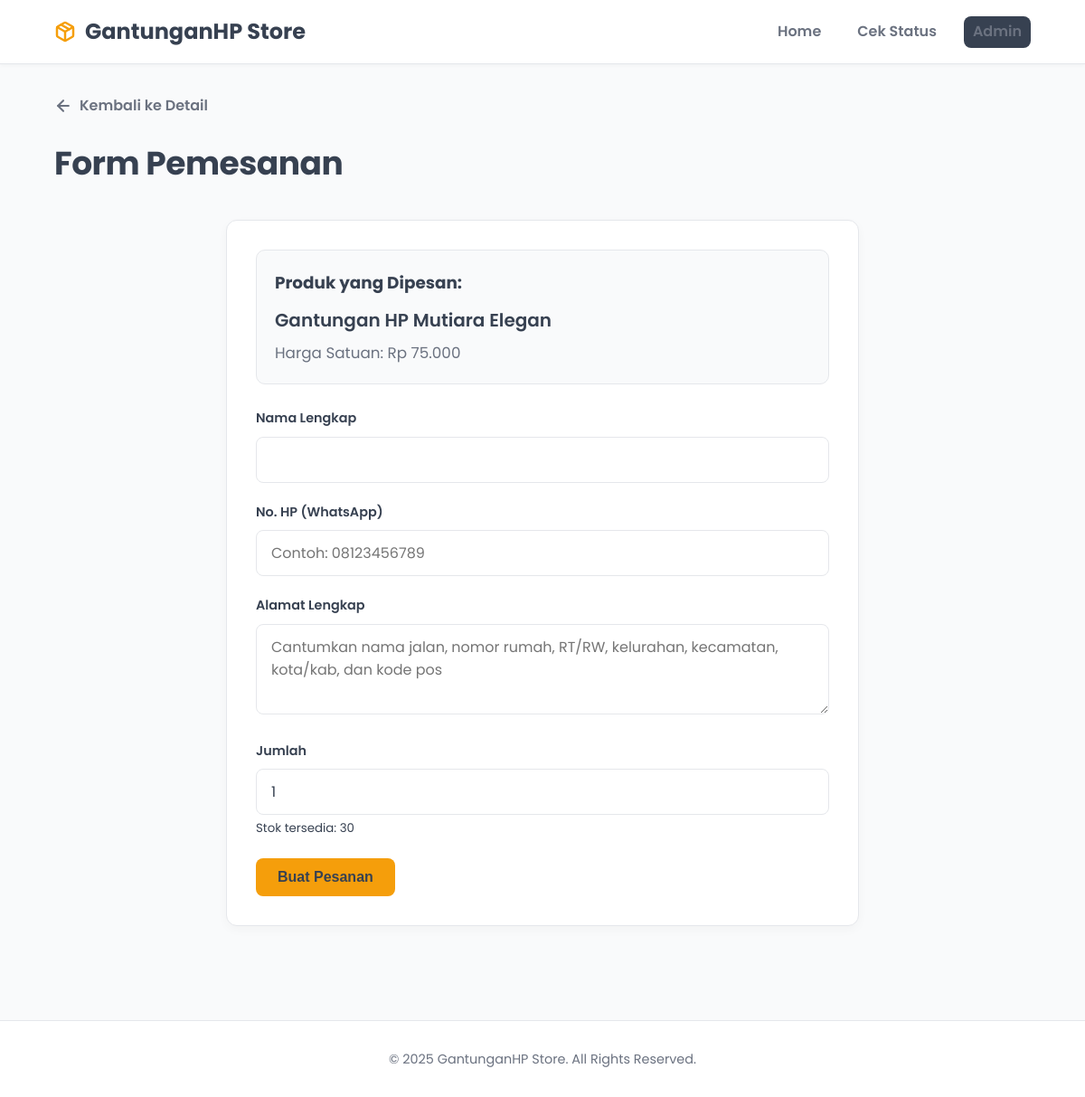
The page /checkout.php?id=4 on the database as committed earlier.
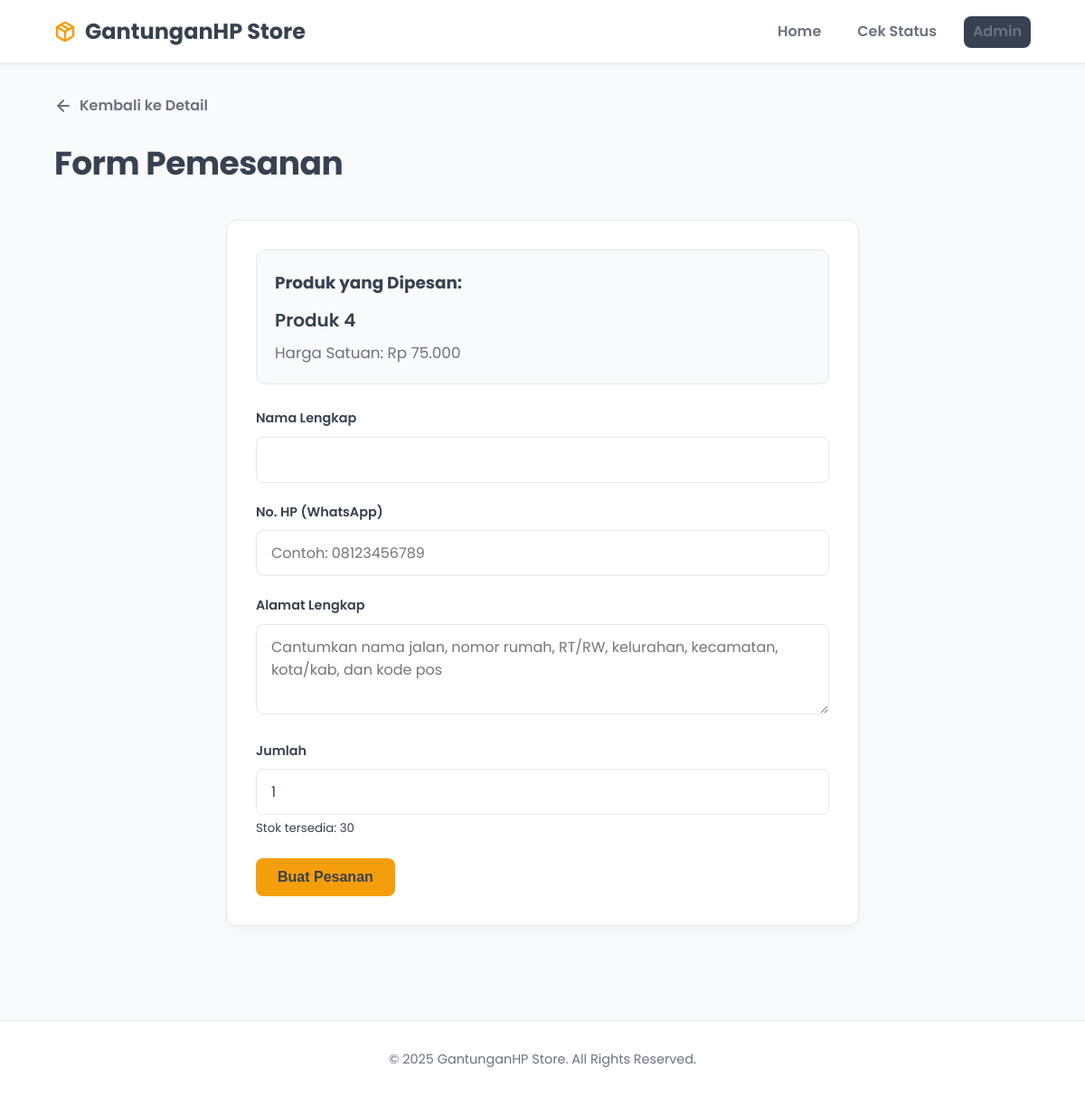
The same page on the database as committed later.
### tables this page shows
CREATE TABLE `produk` (
  `id` int(11) NOT NULL AUTO_INCREMENT,
  `nama_produk` varchar(255) NOT NULL,
  `harga` int(11) NOT NULL,
  `stok` int(11) NOT NULL,
  `deskripsi` text NOT NULL,
  `gambar` varchar(255) NOT NULL,
  PRIMARY KEY (`id`)
);

### checkout.php (the view, shortened to what this page needs)
<?php
require 'config/database.php';
$id = isset($_GET['id']) ? (int)$_GET['id'] : 0;
$produk = null;
$order_success = false;
if ($id > 0) {
    $sql = "SELECT * FROM produk WHERE id = ?";
    if ($stmt = mysqli_prepare($koneksi, $sql)) {
        mysqli_stmt_bind_param($stmt, "i", $id);
        mysqli_stmt_execute($stmt);
        $result = mysqli_stmt_get_result($stmt);
        $produk = mysqli_fetch_assoc($result);
    }
}
include 'includes/header.php';
?>
<?php if (!$order_success): ?>
    <a href="product-detail.php?id=<?php echo $produk['id']; ?>" class="back-button">
        <i data-feather="arrow-left"></i> Kembali ke Detail
    </a>
    <h1 class="page-title">Form Pemesanan</h1>
    <div class="form-container">
        <div style="margin-bottom: 25px; padding: 20px; background: var(--bg-light); border: 1px solid var(--border-color); border-radius: 10px;">
            <h3 style="margin-bottom: 8px; font-size: 1.15rem; color: var(--secondary);">Produk yang Dipesan:</h3>
            <p style="font-weight: 600; font-size: 1.25rem; margin-bottom: 5px;"><?php echo htmlspecialchars($produk['nama_produk']); ?></p>
            <p style="font-size: 1.05rem; color: var(--text-light);">Harga Satuan: Rp <?php echo number_format($produk['harga'], 0, ',', '.'); ?></p>
        </div>
        <form action="checkout.php?id=<?php echo $produk['id']; ?>" method="POST">
            <div class="form-group">
                <label for="nama_pembeli">Nama Lengkap</label>
                <input type="text" id="nama_pembeli" name="nama_pembeli" class="form-control" required>
            </div>
            <div class="form-group">
                <label for="no_hp">No. HP (WhatsApp)</label>
                <input type="tel" id="no_hp" name="no_hp" class="form-control" placeholder="Contoh: 08123456789" required>
            </div>
            <div class="form-group">
                <label for="alamat">Alamat Lengkap</label>
                <textarea id="alamat" name="alamat" class="form-control" placeholder="Cantumkan nama jalan, nomor rumah, RT/RW, kelurahan, kecamatan, kota/kab, dan kode pos" required></textarea>
            </div>
            <div class="form-group">
                <label for="jumlah">Jumlah</label>
                <input type="number" id="jumlah" name="jumlah" class="form-control" value="1" min="1" max="<?php echo $produk['stok']; ?>" required>
                <small>Stok tersedia: <?php echo $produk['stok']; ?></small>
            </div>
            <button type="submit" class="btn">Buat Pesanan</button>
        </form>
    </div>
<?php endif; ?>
<?php
include 'includes/footer.php';
?>

Rows that differ between the two databases and show on the page:
changed produk: nama_produk "Gantungan HP Mutiara Elegan" → "Produk 4"
